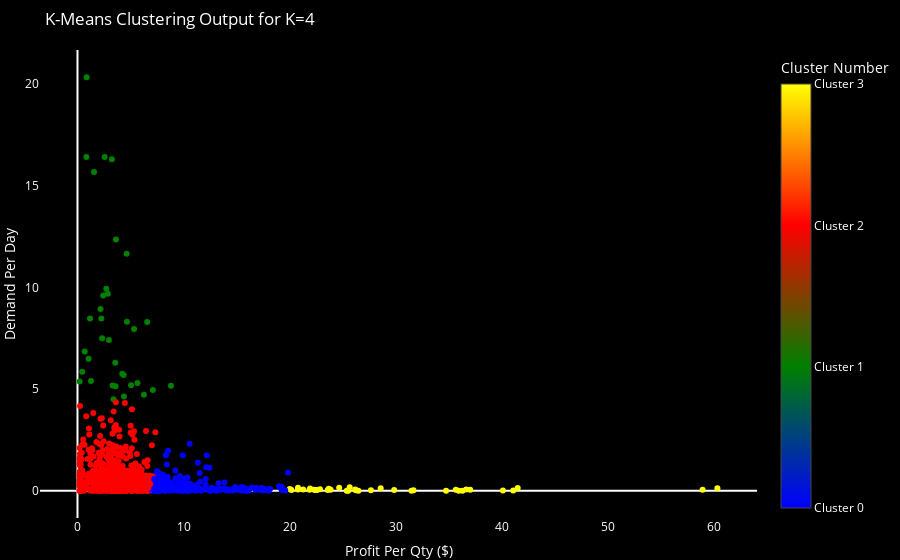

Notebook code for this chart:
### Code cell
# Define the KMeans model with K=3
model= KMeans(n_clusters=4, random_state=142) 

# Fit the data and extract clusters
y_kmeans= model.fit_predict(cluster_ip_data[['ProfitPerQty','DemandPerDay']]) 
cluster_ip_data['cluster_number']= y_kmeans
df['cluster_number']= y_kmeans
display(df.cluster_number.value_counts().reset_index().rename(columns={'index':'Cluster Number', 'cluster_number':'Count'}))

# Creating interactive plot
cluster_colors = ['blue', 'green', 'red', 'yellow']


trace = go.Scatter(
    x=df.ProfitPerQty,
    y=df.DemandPerDay,
    mode='markers',
    marker=dict(
        color=df.cluster_number,
        colorscale=[[i / (len(cluster_colors) - 1), cluster_colors[i]] for i in range(len(cluster_colors))],  # Define custom discrete colorscale
        colorbar=dict(
            title='Cluster Number',
            tickvals=list(range(len(cluster_colors))),  # Set tick values for discrete clusters
            ticktext=['Cluster {}'.format(i) for i in range(len(cluster_colors))]  # Set tick labels for discrete clusters
        )
    )
)

# Create layout
layout = go.Layout(
    title="K-Means Clustering Output for K=4",
    xaxis=dict(title='Profit Per Qty ($)'),
    yaxis=dict(title='Demand Per Day'),
    margin=dict(l=10, r=0, t=50, b=0),
    plot_bgcolor='black',  # Set background color to black
    paper_bgcolor='black',  # Set paper color to black (the area outside the plot)
    font=dict(color='white'),  # Set text color to white
    xaxis_showgrid=False,  # Hide x-axis gridlines
    yaxis_showgrid=False  # Hide y-axis gridlines
)

# Create figure
fig = go.Figure(data=[trace], layout=layout)
fig.show()
fig.write_html("kmeans_cluster_4.html")

### Figure 1 — Plotly figure (JSON) as saved in the notebook; plotly's stock layout.template omitted (floating-point values rounded to 4 significant figures; data arrays with more than 128 entries replaced by an {"elided": "..."} marker saying what was removed)
{"data": [{"marker": {"color": {"elided": "1810 int values"}, "colorbar": {"ticktext": ["Cluster 0", "Cluster 1", "Cluster 2", "Cluster 3"], "tickvals": [0, 1, 2, 3], "title": {"text": "Cluster Number"}}, "colorscale": [[0, "blue"], [0.3333, "green"], [0.6667, "red"], [1, "yellow"]]}, "mode": "markers", "type": "scatter", "x": {"elided": "1810 float values"}, "y": {"elided": "1810 float values"}}], "layout": {"font": {"color": "white"}, "margin": {"b": 0, "l": 10, "r": 0, "t": 50}, "paper_bgcolor": "black", "plot_bgcolor": "black", "title": {"text": "K-Means Clustering Output for K=4"}, "xaxis": {"showgrid": false, "title": {"text": "Profit Per Qty ($)"}}, "yaxis": {"showgrid": false, "title": {"text": "Demand Per Day"}}}}
